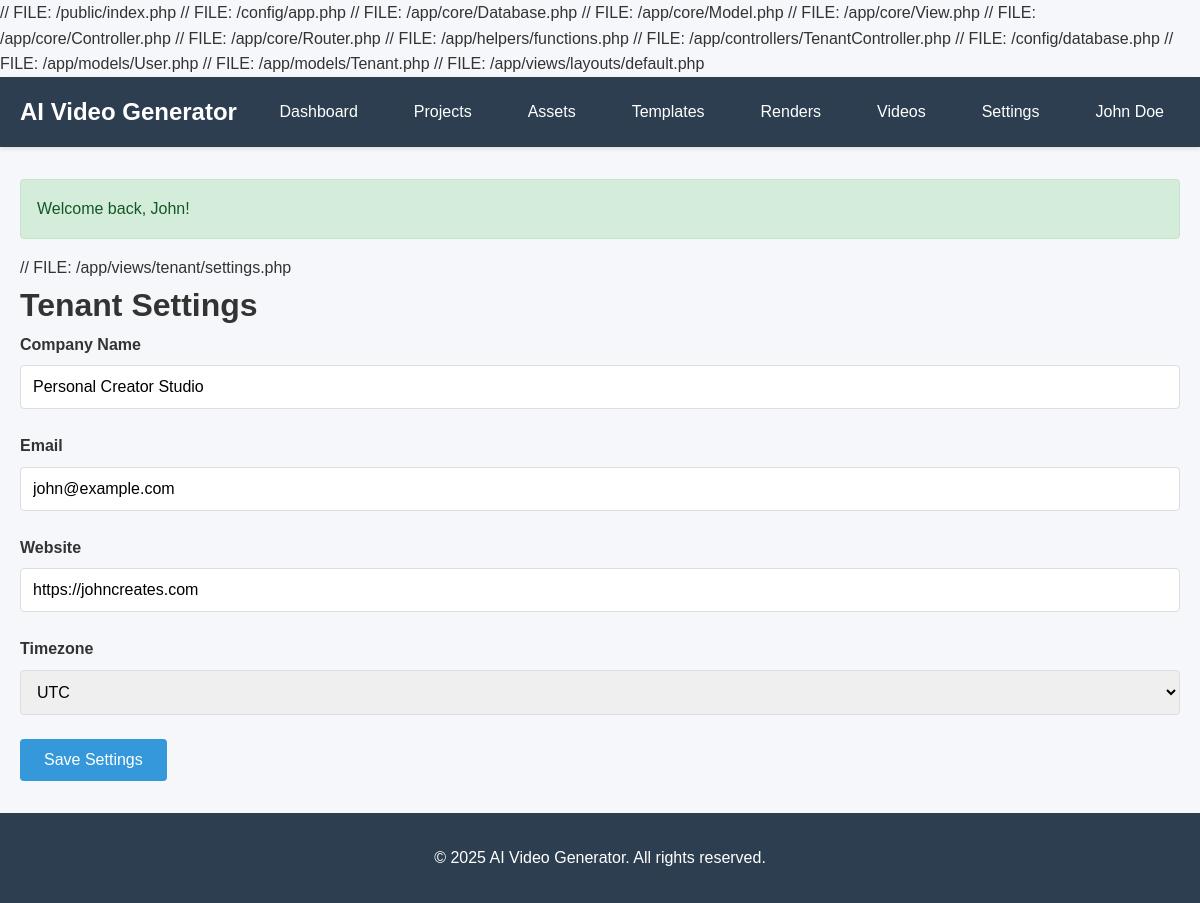
Screenshot of /tenant/settings (signed in) with the database file from the repository.
### tables this page shows
CREATE TABLE `tenants` (
  `id` INT UNSIGNED NOT NULL AUTO_INCREMENT,
  `name` VARCHAR(255) NOT NULL,
  `slug` VARCHAR(255) NOT NULL,
  `email` VARCHAR(255) NOT NULL,
  `website` VARCHAR(255) DEFAULT NULL,
  `logo_url` VARCHAR(500) DEFAULT NULL,
  `timezone` VARCHAR(50) DEFAULT 'UTC',
  `status` ENUM('active', 'suspended', 'cancelled') DEFAULT 'active',
  `created_at` TIMESTAMP DEFAULT CURRENT_TIMESTAMP,
  `updated_at` TIMESTAMP DEFAULT CURRENT_TIMESTAMP ON UPDATE CURRENT_TIMESTAMP,
  PRIMARY KEY (`id`),
  UNIQUE KEY `slug` (`slug`),
  KEY `status` (`status`)
);

### public/index.php (called while the page is built, shortened)
<?php
$config = require __DIR__ . '/../config/app.php';
require_once __DIR__ . '/../app/core/Database.php';
require_once __DIR__ . '/../app/core/Model.php';
require_once __DIR__ . '/../app/core/View.php';
require_once __DIR__ . '/../app/core/Controller.php';
require_once __DIR__ . '/../app/core/Router.php';
require_once __DIR__ . '/../app/helpers/functions.php';
$router = new Router();
$router->get('/', 'HomeController', 'index');
$router->get('/login', 'AuthController', 'login');
$router->post('/login', 'AuthController', 'loginPost');
$router->get('/register', 'AuthController', 'register');
$router->post('/register', 'AuthController', 'registerPost');
$router->get('/logout', 'AuthController', 'logout');
$router->get('/dashboard', 'DashboardController', 'index');
$router->get('/projects', 'ProjectController', 'index');
$router->get('/projects/create', 'ProjectController', 'create');
$router->post('/projects/create', 'ProjectController', 'store');
$router->get('/projects/:id', 'ProjectController', 'show');
$router->get('/projects/:id/edit', 'ProjectController', 'edit');
$router->post('/projects/:id/edit', 'ProjectController', 'update');
$router->post('/projects/:id/delete', 'ProjectController', 'delete');
$router->get('/projects/:id/scenes', 'SceneController', 'index');
$router->get('/projects/:id/scenes/create', 'SceneController', 'create');
$router->post('/projects/:id/scenes/create', 'SceneController', 'store');
$router->get('/scenes/:id/edit', 'SceneController', 'edit');
$router->post('/scenes/:id/edit', 'SceneController', 'update');
$router->post('/scenes/:id/delete', 'SceneController', 'delete');
$router->get('/assets', 'AssetController', 'index');
$router->get('/assets/upload', 'AssetController', 'upload');
$router->post('/assets/upload', 'AssetController', 'store');
$router->get('/assets/:id', 'AssetController', 'show');
$router->post('/assets/:id/delete', 'AssetController', 'delete');
$router->get('/templates', 'TemplateController', 'index');
$router->get('/templates/create', 'TemplateController', 'create');
$router->post('/templates/create', 'TemplateController', 'store');
$router->get('/templates/:id', 'TemplateController', 'show');
$router->post('/templates/:id/delete', 'TemplateController', 'delete');
$router->get('/renders', 'RenderController', 'index');
$router->get('/renders/create', 'RenderController', 'create');
$router->post('/renders/create', 'RenderController', 'store');
$router->get('/renders/:id', 'RenderController', 'show');
$router->post('/renders/:id/retry', 'RenderController', 'retry');
$router->get('/videos', 'VideoController', 'index');
$router->get('/videos/:id', 'VideoController', 'show');
$router->get('/videos/:id/download', 'VideoController', 'download');
$router->post('/videos/:id/duplicate', 'VideoController', 'duplicate');
$router->get('/tenant/settings', 'TenantController', 'settings');
$router->post('/tenant/settings', 'TenantController', 'updateSettings');
$router->get('/tenant/brand', 'TenantController', 'brand');
$router->post('/tenant/brand', 'TenantController', 'updateBrand');
$router->get('/users', 'UserController', 'index');
$router->get('/users/create', 'UserController', 'create');
$router->post('/users/create', 'UserController', 'store');
$router->get('/users/:id/edit', 'UserController', 'edit');
$router->post('/users/:id/edit', 'UserController', 'update');
$router->post('/users/:id/delete', 'UserController', 'delete');
$router->get('/subscription', 'SubscriptionController', 'index');
$router->get('/subscription/plans', 'SubscriptionController', 'plans');
$router->post('/subscription/subscribe', 'SubscriptionController', 'subscribe');
$router->get('/subscription/invoices', 'SubscriptionController', 'invoices');
$router->get('/subscription/usage', 'SubscriptionController', 'usage');
$router->get('/admin', 'AdminController', 'index');
$router->get('/admin/tenants', 'AdminController', 'tenants');
$router->get('/admin/plans', 'AdminController', 'plans');
$router->get('/admin/plans/create', 'AdminController', 'createPlan');
$router->post('/admin/plans/create', 'AdminController', 'storePlan');
$router->get('/api-keys', 'ApiKeyController', 'index');
$router->post('/api-keys/generate', 'ApiKeyController', 'generate');
$router->post('/api-keys/:id/revoke', 'ApiKeyController', 'revoke');
$router->post('/api/v1/render', 'ApiController', 'createRenderJob');
$router->get('/api/v1/render/:id', 'ApiController', 'getRenderJob');
$router->get('/analytics', 'AnalyticsController', 'index');
$router->get('/analytics/reports', 'AnalyticsController', 'reports');
$router->dispatch();

### app/views/tenant/settings.php (the view, shortened to what this page needs)
// FILE: /app/views/tenant/settings.php
<h1>Tenant Settings</h1>
<form method="POST" action="/tenant/settings">
    <div class="form-group"><label>Company Name</label><input type="text" name="name" value="<?php echo $this->escape($tenant['name']); ?>" required></div>
    <div class="form-group"><label>Email</label><input type="email" name="email" value="<?php echo $this->escape($tenant['email']); ?>" required></div>
    <div class="form-group"><label>Website</label><input type="url" name="website" value="<?php echo $this->escape($tenant['website']); ?>"></div>
    <div class="form-group">
        <label>Timezone</label>
        <select name="timezone">
            <option value="UTC" <?php echo $tenant['timezone'] === 'UTC' ? 'selected' : ''; ?>>UTC</option>
        </select>
    </div>
    <button type="submit" class="btn btn-primary">Save Settings</button>
</form>

### public/css/style.css (style rules this page uses)
* { margin: 0; padding: 0; box-sizing: border-box; }
body { font-family: 'Arial', sans-serif; font-size: 16px; line-height: 1.6; color: #333; background: #f5f7fa; }
.btn { display: inline-block; padding: 0.75rem 1.5rem; border: none; border-radius: 4px; text-decoration: none; cursor: pointer; transition: all 0.3s; font-size: 1rem; }
.btn-primary { background: #3498db; color: white; }
.form-group { margin-bottom: 1.5rem; }
.form-group label { display: block; margin-bottom: 0.5rem; font-weight: bold; }
.form-group input, .form-group select, .form-group textarea { width: 100%; padding: 0.75rem; border: 1px solid #ddd; border-radius: 4px; font-size: 1rem; }

### rows the page displays
tenants: name "Personal Creator Studio", email "john@example.com", website "https://johncreates.com", timezone "UTC"

### other values shown
$this->escape($_SESSION['user_name'] ?? 'User') "John Doe"
$flash "Welcome back, John!"
